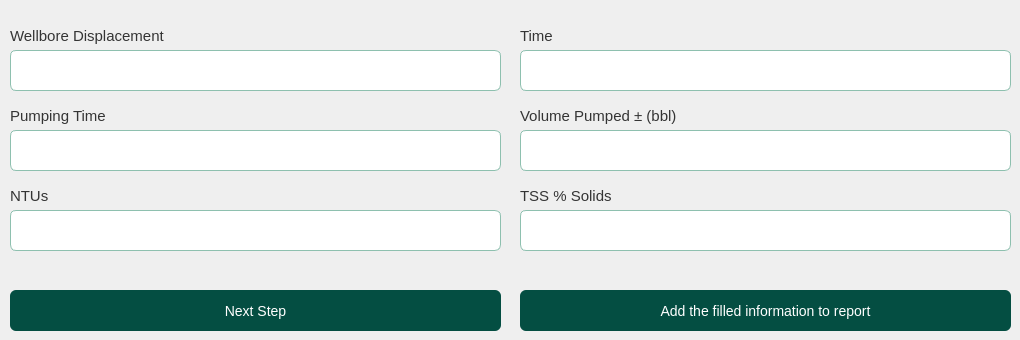
     <widget class="QWidget" name="tab_fluid_analise">
      <attribute name="title">
       <string>Fluid Analysis</string>
      </attribute>
      <widget class="QLabel" name="lbl_wellbore">
       <property name="geometry">
        <rect>
         <x>10</x>
         <y>20</y>
         <width>161</width>
         <height>31</height>
        </rect>
       </property>
       <property name="font">
        <font>
         <pointsize>11</pointsize>
        </font>
       </property>
       <property name="styleSheet">
        <string notr="true">color: rgb(52, 52, 52);</string>
       </property>
       <property name="text">
        <string>Wellbore Displacement</string>
       </property>
      </widget>
      <widget class="QLabel" name="lbl_time">
       <property name="geometry">
        <rect>
         <x>520</x>
         <y>20</y>
         <width>41</width>
         <height>31</height>
        </rect>
       </property>
       <property name="font">
        <font>
         <pointsize>11</pointsize>
        </font>
       </property>
       <property name="styleSheet">
        <string notr="true">color: rgb(52, 52, 52);</string>
       </property>
       <property name="text">
        <string>Time</string>
       </property>
      </widget>
      <widget class="QPushButton" name="btn_fluid_analysis">
       <property name="geometry">
        <rect>
         <x>10</x>
         <y>290</y>
         <width>491</width>
         <height>41</height>
        </rect>
       </property>
       <property name="styleSheet">
        <string notr="true">

QPushButton#btn_fluid_analysis{

border:none;
background-color:#044e42;
color:white;
font-size:14px;
border-radius: 6px;
transition: background-color 0.5s ease;
padding:10px;
text-align:rigth;
}

QPushButton#btn_fluid_analysis:hover{
 background-color: #044e42;
border-radius: 6px;
transition: background-color 0.5s ease;
padding:10px;
}

QPushButton#btn_fluid_analysis:pressed {
 background-color: #044e42;
border-radius: 6px;
background-color: #033029;
padding:10px;
 }
</string>
       </property>
       <property name="text">
        <string>Next Step</string>
       </property>
       <property name="icon">
        <iconset>
         <normaloff>../../img/check-solid.svg</normaloff>../../img/check-solid.svg</iconset>
       </property>
      </widget>
      <widget class="QPushButton" name="btn_add_information_fluid_analysis">
       <property name="geometry">
        <rect>
         <x>520</x>
         <y>290</y>
         <width>491</width>
         <height>41</height>
        </rect>
       </property>
       <property name="styleSheet">
        <string notr="true">

QPushButton#btn_add_information_fluid_analysis{

border:none;
background-color:#044e42;
color:white;
font-size:14px;
border-radius: 6px;
transition: background-color 0.5s ease;
padding:10px;
text-align:rigth;
}

QPushButton#btn_add_information_fluid_analysis:hover{
 background-color: #044e42;
border-radius: 6px;
transition: background-color 0.5s ease;
padding:10px;
}

QPushButton#btn_add_information_dayshift:pressed {
 background-color: #044e42;
border-radius: 6px;
background-color: #033029;
padding:10px;
 }
</string>
       </property>
       <property name="text">
        <string>Add the filled information to report</string>
       </property>
       <property name="icon">
        <iconset>
         <normaloff>../../img/check-solid.svg</normaloff>../../img/check-solid.svg</iconset>
       </property>
      </widget>
      <widget class="QLineEdit" name="txt_wellbore">
       <property name="geometry">
        <rect>
         <x>10</x>
         <y>50</y>
         <width>491</width>
         <height>41</height>
        </rect>
       </property>
       <property name="styleSheet">
        <string notr="true">QLineEdit{


background-color:#fff;
border: 1px solid #8ec0af;
border-radius: 6px
}</string>
       </property>
       <property name="placeholderText">
        <string/>
       </property>
      </widget>
      <widget class="QLineEdit" name="txt_time">
       <property name="geometry">
        <rect>
         <x>520</x>
         <y>50</y>
         <width>491</width>
         <height>41</height>
        </rect>
       </property>
       <property name="styleSheet">
        <string notr="true">QLineEdit{


background-color:#fff;
border: 1px solid #8ec0af;
border-radius: 6px
}</string>
       </property>
       <property name="placeholderText">
        <string/>
       </property>
      </widget>
      <widget class="QLabel" name="lbl_volume_pumped">
       <property name="geometry">
        <rect>
         <x>520</x>
         <y>100</y>
         <width>161</width>
         <height>31</height>
        </rect>
       </property>
       <property name="font">
        <font>
         <pointsize>11</pointsize>
        </font>
       </property>
       <property name="styleSheet">
        <string notr="true">color: rgb(52, 52, 52);</string>
       </property>
       <property name="text">
        <string>Volume Pumped ± (bbl)</string>
       </property>
      </widget>
      <widget class="QLabel" name="lbl_pumping_time">
       <property name="geometry">
        <rect>
         <x>10</x>
         <y>100</y>
         <width>161</width>
         <height>31</height>
        </rect>
       </property>
       <property name="font">
        <font>
         <pointsize>11</pointsize>
        </font>
       </property>
       <property name="styleSheet">
        <string notr="true">color: rgb(52, 52, 52);</string>
       </property>
       <property name="text">
        <string>Pumping Time</string>
       </property>
      </widget>
      <widget class="QLineEdit" name="txt_volume_pumped">
       <property name="geometry">
        <rect>
         <x>520</x>
         <y>130</y>
         <width>491</width>
         <height>41</height>
        </rect>
       </property>
       <property name="styleSheet">
        <string notr="true">QLineEdit{


background-color:#fff;
border: 1px solid #8ec0af;
border-radius: 6px
}</string>
       </property>
       <property name="placeholderText">
        <string/>
       </property>
      </widget>
      <widget class="QLineEdit" name="txt_pumping_time">
       <property name="geometry">
        <rect>
         <x>10</x>
         <y>130</y>
         <width>491</width>
         <height>41</height>
        </rect>
       </property>
       <property name="styleSheet">
        <string notr="true">QLineEdit{


background-color:#fff;
border: 1px solid #8ec0af;
border-radius: 6px
}</string>
       </property>
       <property name="placeholderText">
        <string/>
       </property>
      </widget>
      <widget class="QLabel" name="lbl_ntus">
       <property name="geometry">
        <rect>
         <x>10</x>
         <y>180</y>
         <width>161</width>
         <height>31</height>
        </rect>
       </property>
       <property name="font">
        <font>
         <pointsize>11</pointsize>
        </font>
       </property>
       <property name="styleSheet">
        <string notr="true">color: rgb(52, 52, 52);</string>
       </property>
       <property name="text">
        <string>NTUs</string>
       </property>
      </widget>
      <widget class="QLineEdit" name="txt_tss">
       <property name="geometry">
        <rect>
         <x>520</x>
         <y>210</y>
         <width>491</width>
         <height>41</height>
        </rect>
       </property>
       <property name="styleSheet">
        <string notr="true">QLineEdit{


background-color:#fff;
border: 1px solid #8ec0af;
border-radius: 6px
}</string>
       </property>
       <property name="placeholderText">
        <string/>
       </property>
      </widget>
      <widget class="QLabel" name="lbl_tss">
       <property name="geometry">
        <rect>
         <x>520</x>
         <y>180</y>
         <width>161</width>
         <height>31</height>
        </rect>
       </property>
       <property name="font">
        <font>
         <pointsize>11</pointsize>
        </font>
       </property>
       <property name="styleSheet">
        <string notr="true">color: rgb(52, 52, 52);</string>
       </property>
       <property name="text">
        <string>TSS % Solids</string>
       </property>
      </widget>
      <widget class="QLineEdit" name="txt_ntus">
       <property name="geometry">
        <rect>
         <x>10</x>
         <y>210</y>
         <width>491</width>
         <height>41</height>
        </rect>
       </property>
       <property name="styleSheet">
        <string notr="true">QLineEdit{


background-color:#fff;
border: 1px solid #8ec0af;
border-radius: 6px
}</string>
       </property>
       <property name="placeholderText">
        <string/>
       </property>
      </widget>
      <zorder>lbl_tss</zorder>
      <zorder>lbl_wellbore</zorder>
      <zorder>lbl_time</zorder>
      <zorder>btn_fluid_analysis</zorder>
      <zorder>btn_add_information_fluid_analysis</zorder>
      <zorder>txt_wellbore</zorder>
      <zorder>txt_time</zorder>
      <zorder>lbl_volume_pumped</zorder>
      <zorder>lbl_pumping_time</zorder>
      <zorder>txt_volume_pumped</zorder>
      <zorder>txt_pumping_time</zorder>
      <zorder>lbl_ntus</zorder>
      <zorder>txt_tss</zorder>
      <zorder>txt_ntus</zorder>
     </widget>
